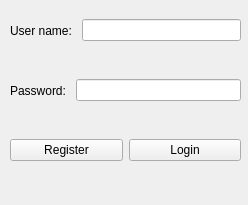
<?xml version="1.0" encoding="UTF-8"?>
<ui version="4.0">
 <class>MainWindow</class>
 <widget class="QMainWindow" name="MainWindow">
  <property name="geometry">
   <rect>
    <x>0</x>
    <y>0</y>
    <width>248</width>
    <height>205</height>
   </rect>
  </property>
  <property name="minimumSize">
   <size>
    <width>248</width>
    <height>205</height>
   </size>
  </property>
  <property name="maximumSize">
   <size>
    <width>248</width>
    <height>205</height>
   </size>
  </property>
  <property name="windowTitle">
   <string>MainWindow</string>
  </property>
  <widget class="QWidget" name="centralwidget">
   <widget class="QWidget" name="horizontalLayoutWidget">
    <property name="geometry">
     <rect>
      <x>10</x>
      <y>0</y>
      <width>231</width>
      <height>61</height>
     </rect>
    </property>
    <layout class="QHBoxLayout" name="horizontalLayout">
     <item>
      <widget class="QLabel" name="label">
       <property name="text">
        <string>User name: </string>
       </property>
      </widget>
     </item>
     <item>
      <widget class="QLineEdit" name="lineEdit"/>
     </item>
    </layout>
   </widget>
   <widget class="QWidget" name="horizontalLayoutWidget_2">
    <property name="geometry">
     <rect>
      <x>10</x>
      <y>60</y>
      <width>231</width>
      <height>61</height>
     </rect>
    </property>
    <layout class="QHBoxLayout" name="horizontalLayout_2">
     <item>
      <widget class="QLabel" name="label_2">
       <property name="text">
        <string>Password: </string>
       </property>
      </widget>
     </item>
     <item>
      <widget class="QLineEdit" name="lineEdit_2"/>
     </item>
    </layout>
   </widget>
   <widget class="QWidget" name="horizontalLayoutWidget_3">
    <property name="geometry">
     <rect>
      <x>10</x>
      <y>120</y>
      <width>231</width>
      <height>61</height>
     </rect>
    </property>
    <layout class="QHBoxLayout" name="horizontalLayout_3">
     <item>
      <widget class="QPushButton" name="pushButton_2">
       <property name="text">
        <string>Register</string>
       </property>
      </widget>
     </item>
     <item>
      <widget class="QPushButton" name="pushButton">
       <property name="text">
        <string>Login</string>
       </property>
      </widget>
     </item>
    </layout>
   </widget>
  </widget>
  <widget class="QMenuBar" name="menubar">
   <property name="geometry">
    <rect>
     <x>0</x>
     <y>0</y>
     <width>248</width>
     <height>24</height>
    </rect>
   </property>
  </widget>
 </widget>
 <resources/>
 <connections/>
</ui>
